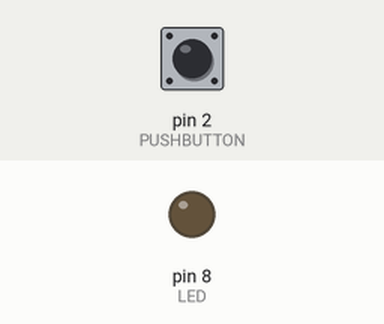
A sketch run on a simulated Arduino Uno, built with avr-gcc and run on an emulated ATmega328P. On the bench: output pins drawn as LEDs (lit = HIGH). Inputs (shaded band) come from the test bench; at power-on: pin 2 (PUSHBUTTON) LOW.

Above: at 1.2 s.
1.3 s: pin 2 (PUSHBUTTON) pulled HIGH for 0.15 s
At 1.37 s:
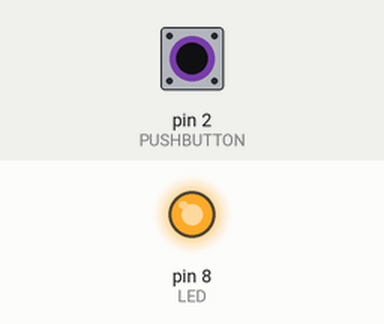
2.9 s: pin 2 (PUSHBUTTON) pulled HIGH for 3.2 s
At 6.8 s:
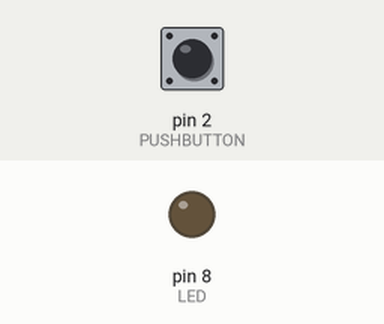
Timing chart, 0 to 8.3 s (numbered marks = the images above; inputs shaded):
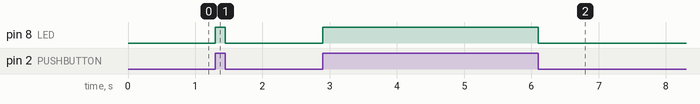

The sketch:

push_button_led_glow.ino
```cpp
#define PUSHBUTTON  2
#define LED 8

// variables will change:
int buttonState = 0;  // variable for reading the pushbutton status

void setup() {
  pinMode(LED, OUTPUT);
  pinMode(PUSHBUTTON, INPUT);
}

void loop() {
  // read the state of the pushbutton value:
  buttonState = digitalRead(PUSHBUTTON);

  // check if the pushbutton is pressed. If it is, the buttonState is HIGH:
  if (buttonState == HIGH) {
    digitalWrite(LED, HIGH);
  } else {
    digitalWrite(LED, LOW);
  }
}
```

Measured:
- after the input at 1.3 s, pin 8 (LED): LOW → HIGH at once, → LOW 0.15 s later
- after the input at 2.9 s, pin 8 (LED): LOW → HIGH at once, → LOW 3.2 s later
